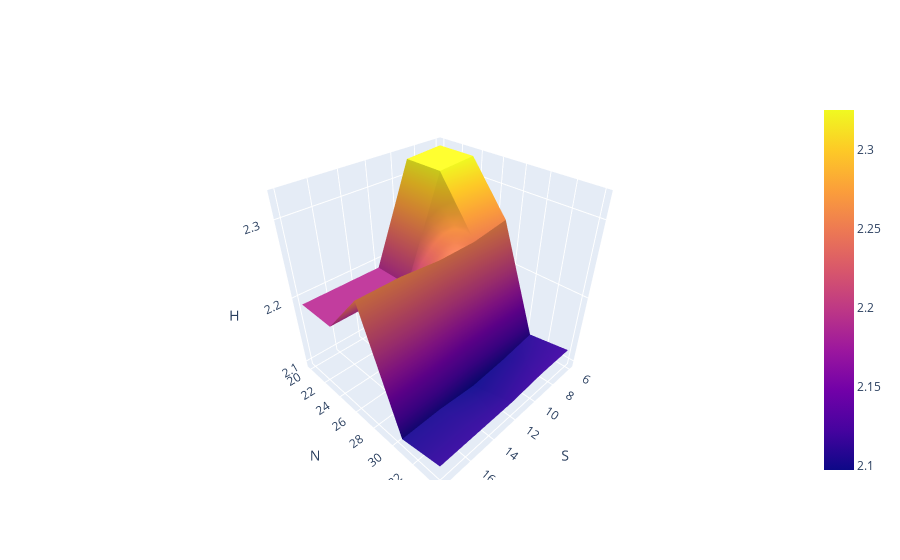

The code cell stored with this chart in its notebook:
### Code cell
x = data['S'].sort_values()
y = data['N'].sort_values()
xx, yy = np.meshgrid(x, y)
zz = f2(xx, yy)

fig = go.Figure(data =
    go.Surface(
        z=zz,
        x=x,
        y=y
    ))
fig.update_layout(scene = dict(
                    xaxis_title='S',
                    yaxis_title='N',
                    zaxis_title='H'))
fig.show()

### Figure 1 — Plotly figure (JSON) as saved in the notebook; plotly's stock layout.template omitted (floating-point values rounded to 4 significant figures; data arrays with more than 128 entries replaced by an {"elided": "..."} marker saying what was removed)
{"data": [{"type": "surface", "x": [6, 9, 9, 9, 9, 9, 9, 9, 9, 12, 12, 12, 12, 12, 12, 12, 12, 12, 12, 12, 12, 12, 15, 15, 15, 15, 15, 15, 15, 15, 18], "y": [20, 23.5, 23.5, 23.5, 23.5, 23.5, 23.5, 23.5, 23.5, 27, 27, 27, 27, 27, 27, 27, 27, 27, 27, 27, 27, 27, 30.5, 30.5, 30.5, 30.5, 30.5, 30.5, 30.5, 30.5, 34], "z": {"elided": "31x31 float values"}}], "layout": {"scene": {"xaxis": {"title": {"text": "S"}}, "yaxis": {"title": {"text": "N"}}, "zaxis": {"title": {"text": "H"}}}}}
